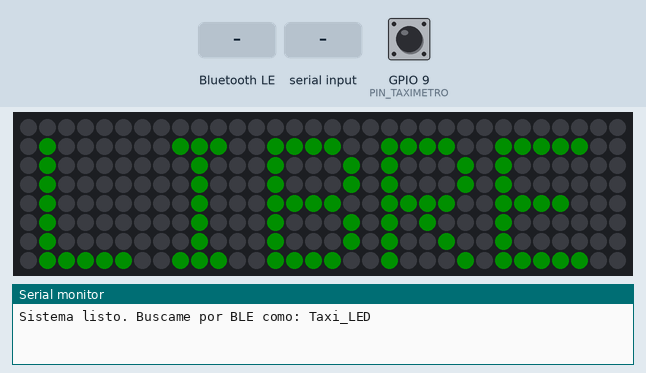
The program below on a simulated ESP32-C3. Parts: 32×8 RGB LED matrix (first LED top left, wired row by row), the last lines printed to the serial monitor. The test bench sets the inputs (shaded band); at power-on: GPIO 9 (PIN_TAXIMETRO) HIGH. Dim RGB values are drawn brighter than linear; nothing arrives over Bluetooth unless stated; a phone connects over Bluetooth LE 3 s after start.

Above: at 1.2 s.
1.3 s: GPIO 9 (PIN_TAXIMETRO) pulled LOW for 0.15 s
At 1.41 s:
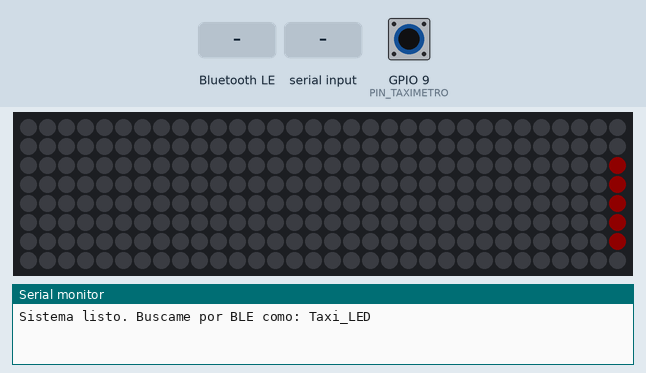
4.4 s: Bluetooth LE write "B:" received
At 6.2 s:
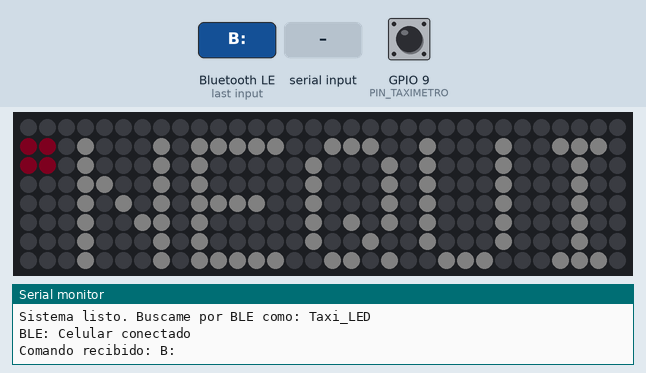
7.4 s: "T:" received over Serial
At 7.53 s:
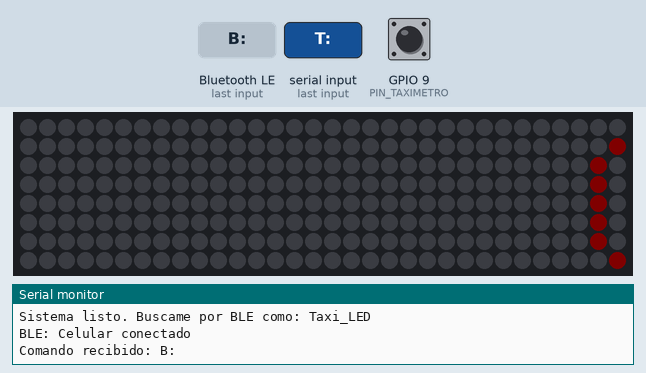
8.9 s: GPIO 9 (PIN_TAXIMETRO) pulled LOW for 1 s
At 10.9 s:
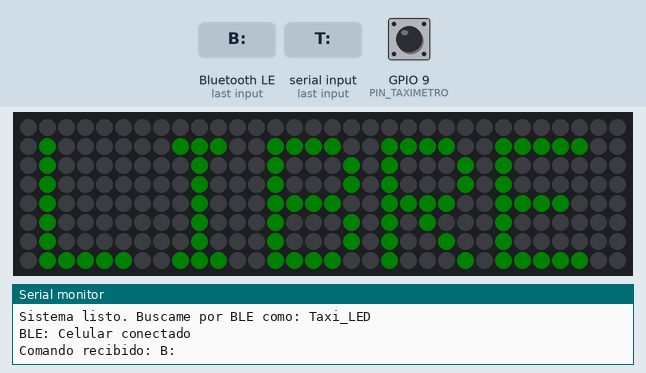
11.4 s: Bluetooth LE write "M:" received
14.4 s: Bluetooth LE write "V:" received
Timing chart, 0 to 17.4 s (numbered marks = the images above; inputs shaded):
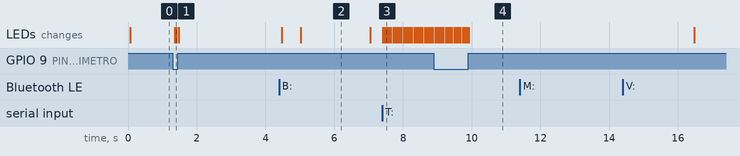

The program:

main.cpp
```cpp
#include <Arduino.h>
#include <BLEDevice.h>
#include <BLEServer.h>
#include <BLEUtils.h>
#include <Adafruit_GFX.h>
#include <Adafruit_NeoMatrix.h>
#include <Adafruit_NeoPixel.h>

// --- HARDWARE ---
#define PIN_MATRIZ    2
#define PIN_TAXIMETRO 9

// --- UUIDs DEL SERVICIO BLE ---
#define SERVICE_UUID        "4fafc201-1fb5-459e-8fcc-c5c9c331914b"
#define CHARACTERISTIC_UUID "beb5483e-36e1-4688-b7f5-ea07361b26a8"

Adafruit_NeoMatrix matrix = Adafruit_NeoMatrix(32, 8, PIN_MATRIZ,
  NEO_MATRIX_TOP     + NEO_MATRIX_LEFT +
  NEO_MATRIX_COLUMNS + NEO_MATRIX_ZIGZAG,
  NEO_GRB            + NEO_KHZ800);

// --- COLORES ---
uint16_t C_VERDE      = matrix.Color(0, 255, 0);
uint16_t C_ROJO       = matrix.Color(255, 0, 0);
uint16_t C_NEQUI      = matrix.Color(225, 0, 152);
uint16_t C_BLANCO     = matrix.Color(255, 255, 255);
uint16_t C_AMARILLO   = matrix.Color(255, 255, 0);
uint16_t C_NARANJA    = matrix.Color(255, 128, 0);
uint16_t C_CIAN       = matrix.Color(0, 255, 255);
uint16_t C_MORADO     = matrix.Color(155, 89, 182);
uint16_t C_BREB_AZUL  = matrix.Color(77, 195, 232);
uint16_t C_BREB_VERDE = matrix.Color(109, 226, 150);

// --- VARIABLES DE ESTADO ---
volatile bool taxiOcupado = false;
int modoApp = 0;           // 0:Normal, 1:Nequi, 2:Fuera, 3:Pico, 4:Custom, 5:Reportado, 6:Ocupado Manual
int brilloGlobal = 15;
int velScroll = 60;
int xScroll = 32;
int estadoLibre = 0;       // 0:Libre, 1:Nequi, 2:Bre-B

unsigned long tiempoUltimoFrame = 0;
unsigned long tiempoAlternancia = 0;
String textoUsuario = "HOLA";

// Cola simple para procesar comandos BLE de forma segura en el loop()
volatile bool hayComandoBLE = false;
String comandoPendiente = "";

// --- CALLBACKS BLE ---
class ServerCallbacks : public BLEServerCallbacks {
  void onConnect(BLEServer* pServer) {
    Serial.println("BLE: Celular conectado");
  }
  void onDisconnect(BLEServer* pServer) {
    Serial.println("BLE: Desconectado. Reiniciando publicidad...");
    BLEDevice::startAdvertising(); // Vital para poder reconectar luego
  }
};

class CommandCallbacks : public BLECharacteristicCallbacks {
  void onWrite(BLECharacteristic *pCharacteristic) {
    String rx = String(pCharacteristic->getValue().c_str());
    rx.trim();
    if (rx.length() > 0) {
      comandoPendiente = rx;
      hayComandoBLE = true;
    }
  }
};

// --- INTERRUPCIÓN HARDWARE (TAXÍMETRO) ---
void IRAM_ATTR ISR_Taximetro() {
  taxiOcupado = (digitalRead(PIN_TAXIMETRO) == LOW);
}

void procesarComando(String cmd) {
  Serial.print("Comando recibido: ");
  Serial.println(cmd);

  if (cmd.startsWith("M:")) {
    modoApp = cmd.substring(2).toInt();
    xScroll = 32;
    estadoLibre = 0;
    tiempoAlternancia = millis();
  }
  else if (cmd.startsWith("B:")) {
    brilloGlobal = constrain(cmd.substring(2).toInt(), 5, 100);
    matrix.setBrightness(brilloGlobal);
  }
  else if (cmd.startsWith("V:")) {
    velScroll = constrain(cmd.substring(2).toInt(), 20, 150);
  }
  else if (cmd.startsWith("T:")) {
    textoUsuario = cmd.substring(2);
    textoUsuario.toUpperCase();
    modoApp = 4;
    xScroll = 32;
  }
}

void setup() {
  Serial.begin(115200);
  pinMode(PIN_TAXIMETRO, INPUT_PULLUP);
  attachInterrupt(digitalPinToInterrupt(PIN_TAXIMETRO), ISR_Taximetro, CHANGE);

  matrix.begin();
  matrix.setTextWrap(false);
  matrix.setBrightness(brilloGlobal);

  // --- INICIALIZAR BLE ---
  BLEDevice::init("Taxi_LED");
  BLEServer *pServer = BLEDevice::createServer();
  pServer->setCallbacks(new ServerCallbacks());

  BLEService *pService = pServer->createService(SERVICE_UUID);
  BLECharacteristic *pCharacteristic = pService->createCharacteristic(
    CHARACTERISTIC_UUID,
    BLECharacteristic::PROPERTY_WRITE | BLECharacteristic::PROPERTY_WRITE_NR
  );
  pCharacteristic->setCallbacks(new CommandCallbacks());

  pService->start();

  BLEAdvertising *pAdvertising = BLEDevice::getAdvertising();
  pAdvertising->addServiceUUID(SERVICE_UUID);
  pAdvertising->setScanResponse(true);
  BLEDevice::startAdvertising();

  Serial.println("Sistema listo. Buscame por BLE como: Taxi_LED");
}

void loop() {
  unsigned long ms = millis();

  // 1. Procesar comandos entrantes por BLE
  if (hayComandoBLE) {
    String cmd = comandoPendiente;
    hayComandoBLE = false;
    procesarComando(cmd);
  }

  // 2. Simulador Serial (para pruebas en escritorio)
  if (Serial.available()) {
    char c = Serial.read();
    if (c == 'T' || c == 't') { taxiOcupado = true; xScroll = 32; }
    else if (c == 'L' || c == 'l') { taxiOcupado = false; xScroll = 32; }
  }

  // 3. Animación de Matriz
  if (ms - tiempoUltimoFrame > velScroll) {
    matrix.fillScreen(0);

    // Señal física del taxímetro O botón manual "OCUPADO"
    if (taxiOcupado || modoApp == 6) {
      matrix.setTextColor(C_ROJO);
      matrix.setCursor(xScroll, 1);
      matrix.print("OCUPADO");
      xScroll--;
      if (xScroll < -42) xScroll = 32;
    }
    else {
      if (modoApp == 5) {
        matrix.setTextColor(C_MORADO);
        matrix.setCursor(xScroll, 1);
        matrix.print("REPORTADO");
        xScroll--;
        if (xScroll < -55) xScroll = 32;
      }
      else if (modoApp == 2) {
        matrix.setTextColor(C_AMARILLO);
        matrix.setCursor(xScroll, 1);
        matrix.print("FUERA DE SERVICIO");
        xScroll--;
        if (xScroll < -102) xScroll = 32;
      }
      else if (modoApp == 3) {
        matrix.setTextColor(C_NARANJA);
        matrix.setCursor(xScroll, 1);
        matrix.print("PICO Y PLACA");
        xScroll--;
        if (xScroll < -72) xScroll = 32;
      }
      else if (modoApp == 4) {
        matrix.setTextColor(C_CIAN);
        matrix.setCursor(xScroll, 1);
        matrix.print(textoUsuario);
        xScroll--;
        int anchoTxt = textoUsuario.length() * 6;
        if (xScroll < -anchoTxt) xScroll = 32;
      }
      else if (modoApp == 1) {
        matrix.fillRect(0, 1, 2, 2, C_NEQUI);
        matrix.setTextColor(C_BLANCO);
        matrix.setCursor(3, 1);
        matrix.print("NEQUI");
      }
      else {
        // Modo 0: Alternancia (Libre 5s -> Nequi 2s -> Bre-B 2s)
        if (estadoLibre == 0 && ms - tiempoAlternancia > 5000) {
          estadoLibre = 1;
          tiempoAlternancia = ms;
        } else if (estadoLibre == 1 && ms - tiempoAlternancia > 2000) {
          estadoLibre = 2;
          tiempoAlternancia = ms;
        } else if (estadoLibre == 2 && ms - tiempoAlternancia > 2000) {
          estadoLibre = 0;
          tiempoAlternancia = ms;
        }

        if (estadoLibre == 1) {
          matrix.fillRect(0, 1, 2, 2, C_NEQUI);
          matrix.setTextColor(C_BLANCO);
          matrix.setCursor(3, 1);
          matrix.print("NEQUI");
        }
        else if (estadoLibre == 2) {
          matrix.setCursor(1, 1);
          matrix.setTextColor(C_BREB_AZUL);
          matrix.print("B");
          matrix.setTextColor(C_BREB_VERDE);
          matrix.print("re-B");
        }
        else {
          matrix.setTextColor(C_VERDE);
          matrix.setCursor(1, 1);
          matrix.print("LIBRE");
        }
      }
    }

    matrix.show();
    tiempoUltimoFrame = ms;
  }
}
```

Measured:
- after the input at 1.3 s, the LEDs: first change after 0.06 s (image 1 shows a later state)
- after the input at 7.4 s, the LEDs: first change at once (image 3 shows a later state)
- after the input at 8.9 s, the LEDs: first differ from a run without the input after 1.0 s (image 4)
- what the display in image 2 shows lasts 2.0 s, from 5.0 s to 7.0 s
